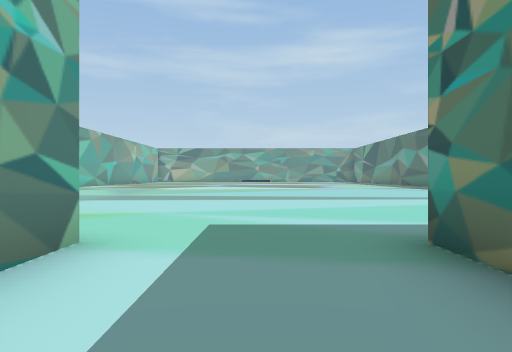
[1] (above)

19 first-person views from a walk through a scene from a Unity 3-D project. The camera is 1.3 m above the floor, looks level and sees 70° across. The floor is counted in squares, 2.4 m on a side. Each view is taken from the middle of a square. On the plan, view 1 faces up. The plan holds only what a view shows up to about 10 squares ahead; the rest is blank. The place goes on beyond the plan. The player character is not drawn.

[2]
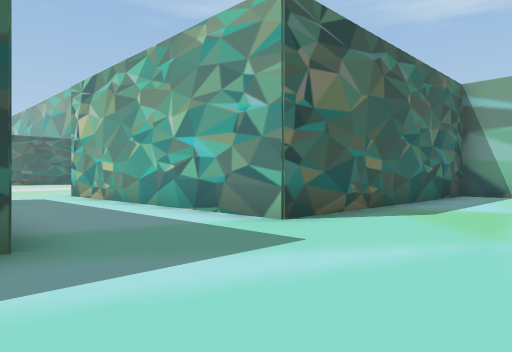

[3]
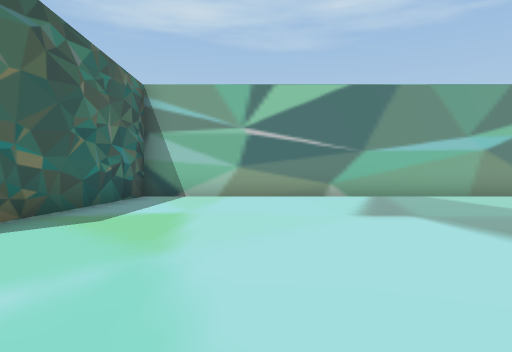

[4]
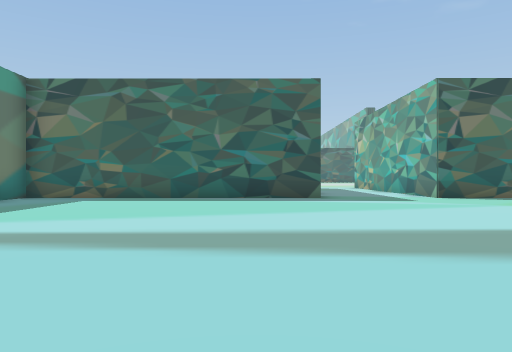

[5]
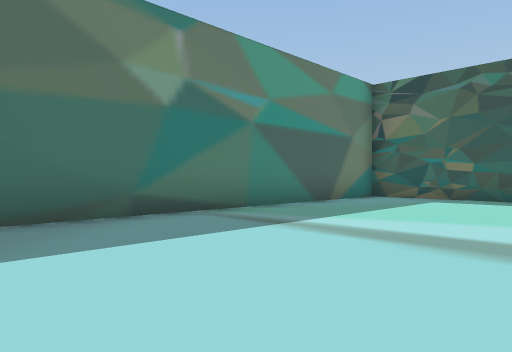

[6]
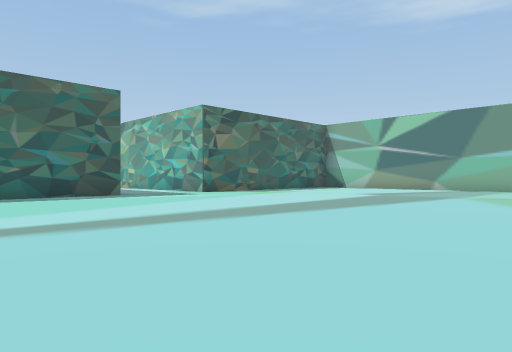

[7]
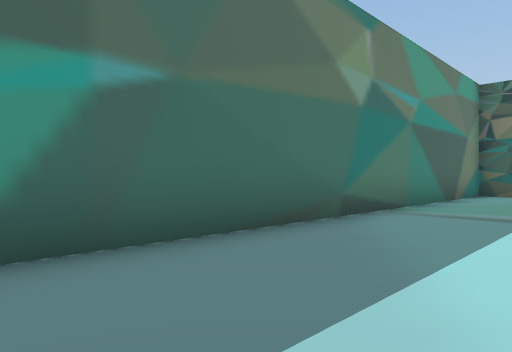

[8]
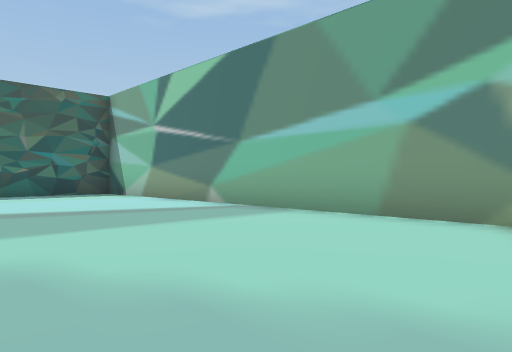

[9]
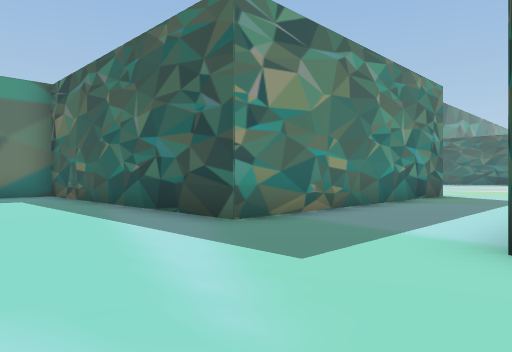

[10]
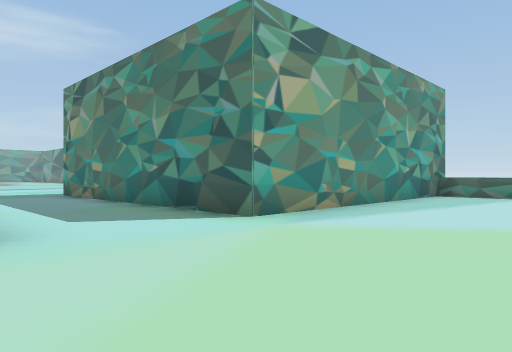

[11]
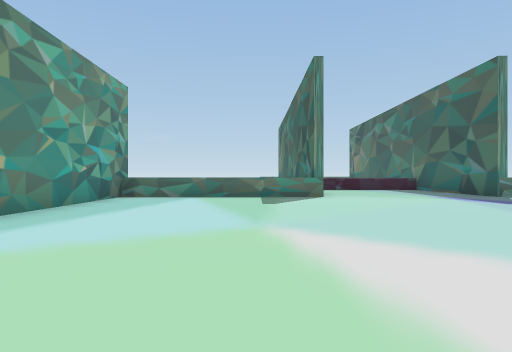

[12]
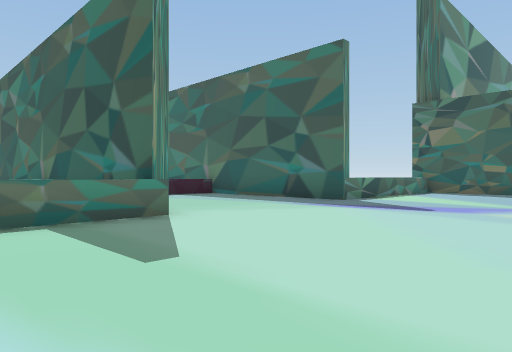

[13]
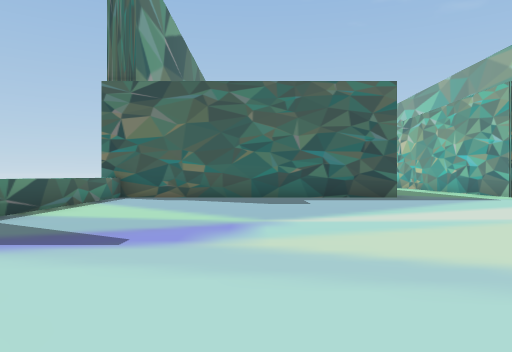

[14]
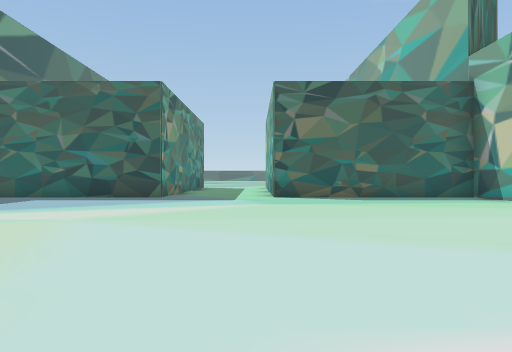

[15]
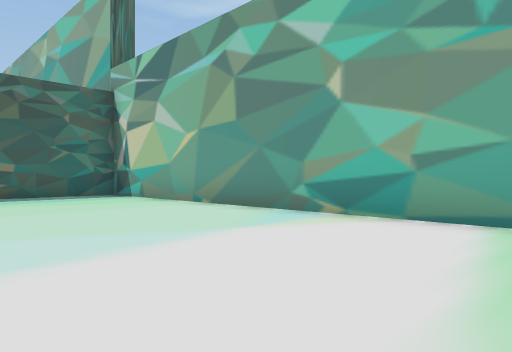

[16]
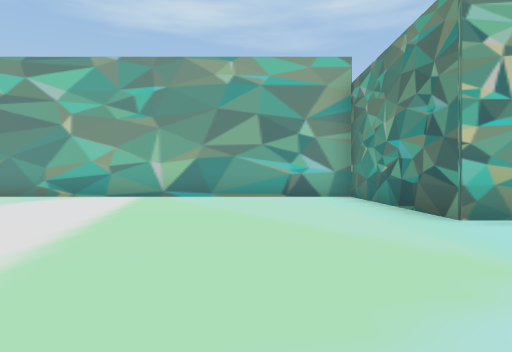

[17]
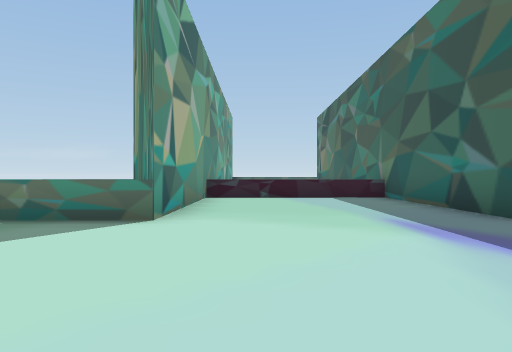

[18]
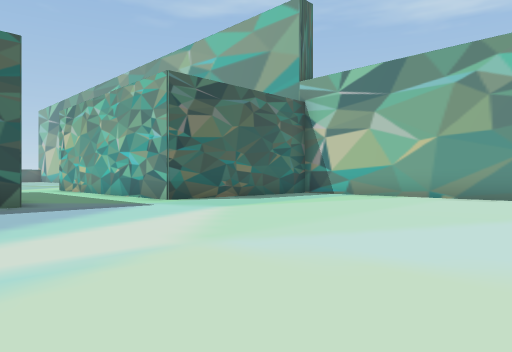

[19]
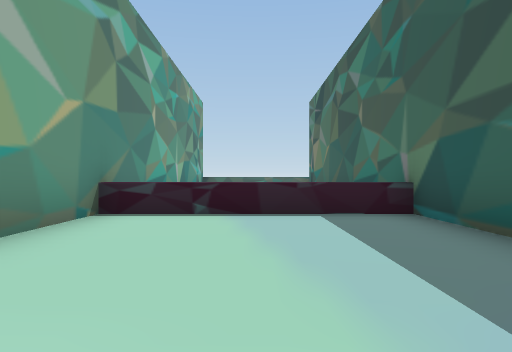

### Floor plan
Points are (right, up) in squares from view 1. A wall is a line through its corners. A room is listed if a view was taken in it or the views show most of it. See-through windows are left out.
Room 1 (views 1, 2, 3, 4, 5, 6, 7, 8, 9)
walls: (-8.7, 13.3) (-8.7, 3) (-1.5, 3) (-1.5, -4.5); (1.4, -4.5) (1.4, 3) (8.7, 3) (8.7, 13.6)
ways out: opening at (0, -4) to room 2
Room 2 (views 10, 11, 12, 13, 14, 15, 16, 17, 18, 19)
walls: (1.4, -20) (1.4, -19.3) (9, -19.3); (8.5, -19.4) (8.5, -14.3) (16.5, -14.3); (8.9, -4.5) (1.4, -4.5); (-1.5, -4.5) (-6.5, -4.5) (-6.5, -19.3) (-1.5, -19.3) (-1.5, -21.7); (16.5, -9.8) (8.5, -9.8) (8.5, -4.5)
low walls: (13.2, -14.4) (13.2, -12.9); (13.2, -11.1) (13.2, -9.8)
ways out: opening at (0, -4) to room 1; opening at (9, -7)

Where each view was taken, in squares from view 1:
view 1: 0 up, 0 right, facing up
view 2: 6 up, 2 right, facing down-left
view 3: 6 up, 1 right, facing left
view 4: 12 up, 3 right, facing down
view 5: 12 up, 4 right, facing down-right
view 6: 13 up, 6 right, facing down-left
view 7: 14 up, 6 right, facing down-right
view 8: 14 up, 4 left, facing down-left
view 9: 6 up, 2 left, facing down-right
view 10: 8 down, 2 left, facing up-right
view 11: 8 down, 1 left, facing right
view 12: 7 down, 4 right, facing down-right
view 13: 10 down, 5 right, facing down
view 14: 10 down, 1 left, facing down
view 15: 9 down, 2 left, facing down-left
view 16: 7 down, 3 right, facing left
view 17: 11 down, 4 right, facing right
view 18: 12 down, 3 right, facing down-left
view 19: 12 down, 8 right, facing right
